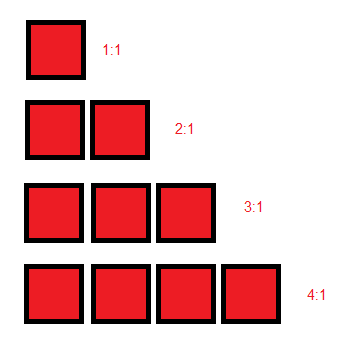
#> input picture lego classifier/report_picts/ratios.png, 352 x 346 px
$ python -i bwLabel.py   (imports and definitions only)   (older library calls are emulated)
#> lines starting #> are read from the running program, lines starting #| are printed output that depends on the picture; after the words box and inside, x2 and y2 are one past the last pixel; in counts of white or black regions, pixels touching at a corner belong together
# filename: bwLabel Module
import cv2
import numpy as np

def labeling(bwImage):
    if cv2.__version__.startswith('2.'):
        bw = bwImage.copy()
        (contourSeq, contourHierarchy) = cv2.findContours(bw, \
                    cv2.RETR_CCOMP, cv2.CHAIN_APPROX_SIMPLE)
    if cv2.__version__.startswith('3.'):
        (bw, contourSeq, contourHierarchy) = cv2.findContours(bwImage, \
                    cv2.RETR_CCOMP, cv2.CHAIN_APPROX_SIMPLE)
    if cv2.__version__.startswith('4.'):
        (contourSeq, contourHierarchy) = cv2.findContours(bwImage, \
                    cv2.RETR_CCOMP, cv2.CHAIN_APPROX_SIMPLE)
    grayLevel = 0
    outImage = np.zeros(bwImage.shape)
    idx = 0
    while idx >= 0:
        grayLevel = grayLevel+1
        color = (grayLevel,grayLevel,grayLevel)
        cv2.drawContours(outImage, contourSeq, idx, color, -1, 8 , contourHierarchy)
        idx = contourHierarchy[0][idx][0]

    return grayLevel+1, outImage

>>> import cv2
>>> picture = cv2.imread('../report_picts/ratios.png', cv2.IMREAD_GRAYSCALE)
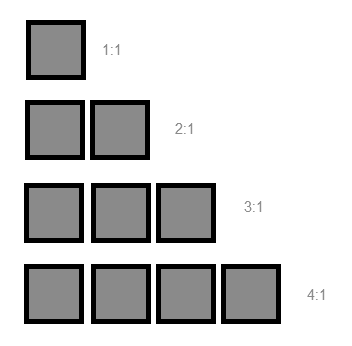
#> picture: shape (346, 352); min 0, max 255, mean 207.8
>>> result = labeling(picture)
#> in labeling, `(contourSeq, contourHierarchy) = cv2.findContours(bwImage, \ cv2.RETR_..`: contourSeq = 21 contours; largest, box (x1, y1, x2, y2) and area: (0, 0, 352, 346) 121095, (220, 263, 282, 325) 3719, (155, 263, 217, 325) 3719, (90, 263, 152, 325) 3719, (23, 263, 85, 325) 3719; contourHierarchy = 21 rows, first 6: [1, -1, -1, -1], [2, 0, -1, -1], [3, 1, -1, -1], [4, 2, -1, -1], [5, 3, -1, -1], [6, 4, -1, -1]
#> the loop in labeling, `while idx >= 0:` made 11 passes
#> idx on passes 1 to 11: 1, 2, 3, 4, 5, 6, 7, 8, 9, 10, -1
#> after the loop in labeling, `while idx >= 0:`:
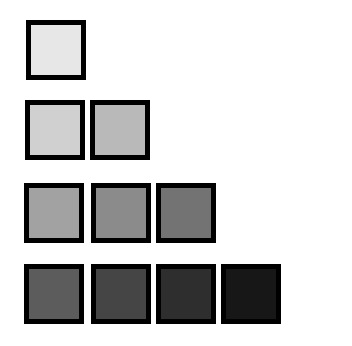
#> outImage: shape (346, 352) float64; min 0, max 11, mean 8.88; drawn with min black and max white
#> after the loop in labeling, `while idx >= 0:`: grayLevel = 11
